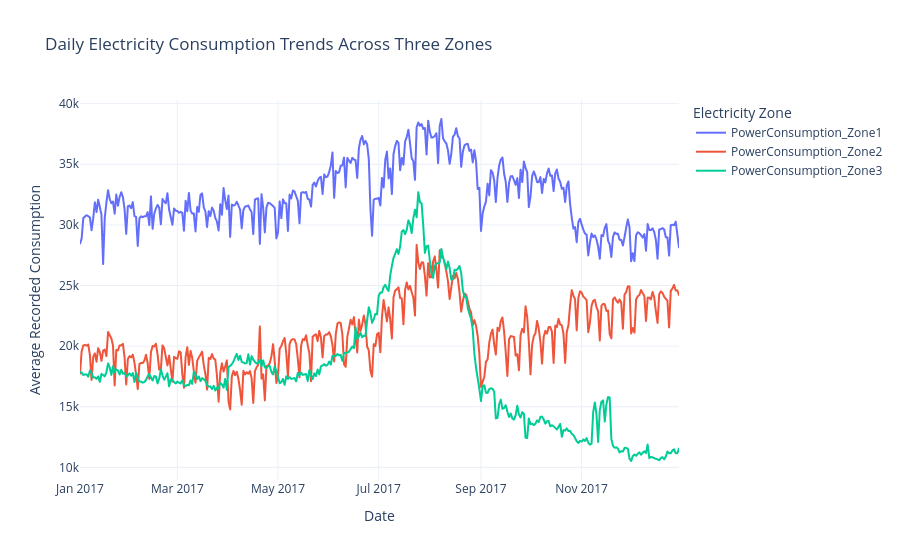

Notebook code cell kept with this figure:
### Markdown cell above
### Daily Electricity Consumption Trends Across Three Zones

### Code cell
daily_trend_long = daily_trend.melt(
    id_vars='Date',
    value_vars=zone_columns,
    var_name='Zone',
    value_name='Recorded Consumption'
)


fig = px.line(
    daily_trend_long,
    x='Date',
    y='Recorded Consumption',
    color='Zone',
    title='Daily Electricity Consumption Trends Across Three Zones',
    labels={
        'Date': 'Date',
        'Recorded Consumption': 'Average Recorded Consumption',
        'Zone': 'Electricity Zone'
    },
    template='plotly_white'
)

fig.update_layout(
    hovermode='x unified',
    legend_title='Electricity Zone',
    xaxis_title='Date',
    yaxis_title='Average Recorded Consumption'
)

fig.show()

### Figure 1 — Plotly figure (JSON) as saved in the notebook; plotly's stock layout.template omitted (floating-point values rounded to 4 significant figures; data arrays with more than 128 entries replaced by an {"elided": "..."} marker saying what was removed)
{"data": [{"hovertemplate": "Electricity Zone=PowerConsumption_Zone1<br>Date=%{x}<br>Average Recorded Consumption=%{y}<extra></extra>", "legendgroup": "PowerConsumption_Zone1", "line": {"color": "#636efa", "dash": "solid"}, "marker": {"symbol": "circle"}, "mode": "lines", "name": "PowerConsumption_Zone1", "showlegend": true, "type": "scattergl", "x": {"elided": "364 str values"}, "xaxis": "x", "y": {"elided": "364 float values"}, "yaxis": "y"}, {"hovertemplate": "Electricity Zone=PowerConsumption_Zone2<br>Date=%{x}<br>Average Recorded Consumption=%{y}<extra></extra>", "legendgroup": "PowerConsumption_Zone2", "line": {"color": "#EF553B", "dash": "solid"}, "marker": {"symbol": "circle"}, "mode": "lines", "name": "PowerConsumption_Zone2", "showlegend": true, "type": "scattergl", "x": {"elided": "364 str values"}, "xaxis": "x", "y": {"elided": "364 float values"}, "yaxis": "y"}, {"hovertemplate": "Electricity Zone=PowerConsumption_Zone3<br>Date=%{x}<br>Average Recorded Consumption=%{y}<extra></extra>", "legendgroup": "PowerConsumption_Zone3", "line": {"color": "#00cc96", "dash": "solid"}, "marker": {"symbol": "circle"}, "mode": "lines", "name": "PowerConsumption_Zone3", "showlegend": true, "type": "scattergl", "x": {"elided": "364 str values"}, "xaxis": "x", "y": {"elided": "364 float values"}, "yaxis": "y"}], "layout": {"hovermode": "x unified", "legend": {"title": {"text": "Electricity Zone"}, "tracegroupgap": 0}, "title": {"text": "Daily Electricity Consumption Trends Across Three Zones"}, "xaxis": {"anchor": "y", "domain": [0, 1], "title": {"text": "Date"}}, "yaxis": {"anchor": "x", "domain": [0, 1], "title": {"text": "Average Recorded Consumption"}}}}
